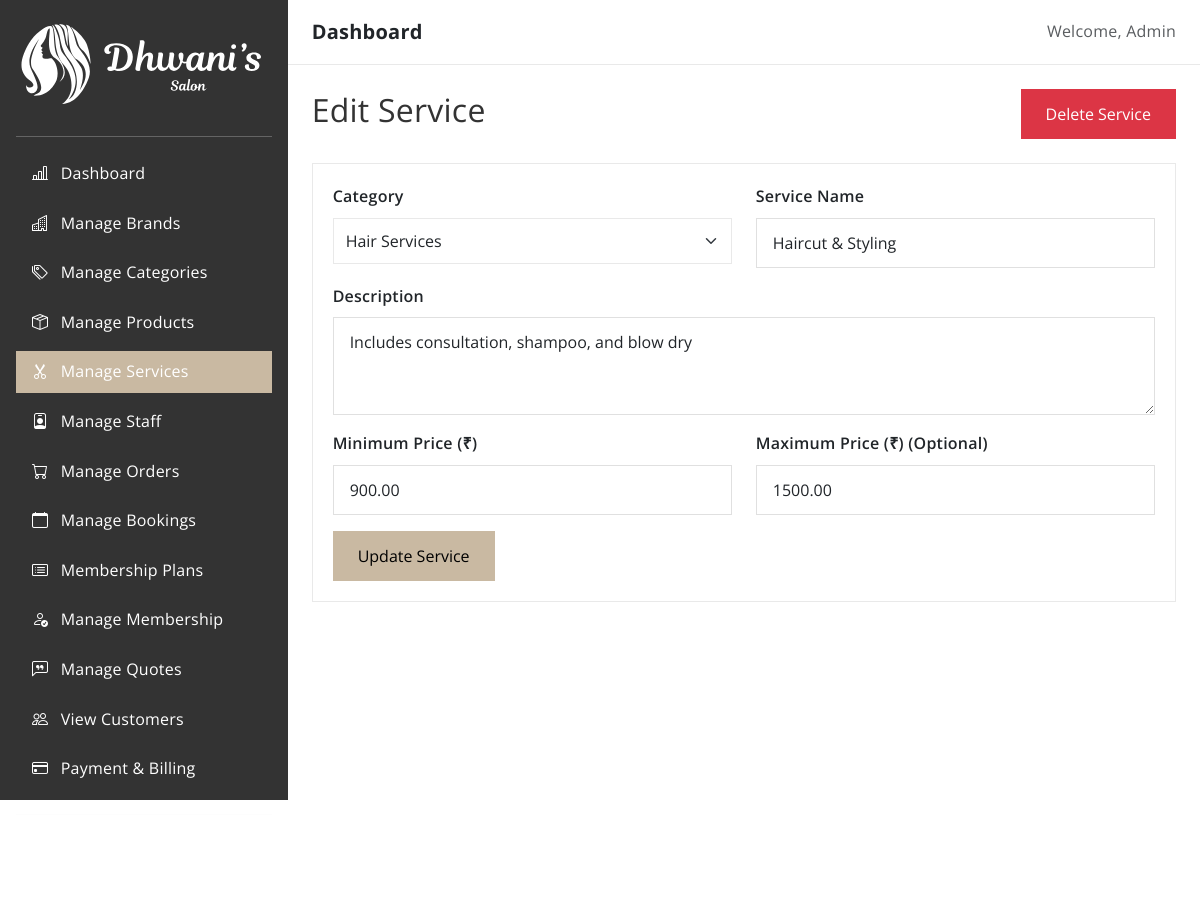
The app's page /admin/services/view?id=1 (signed in) with its own data.
### tables this page shows
CREATE TABLE `services` (
  `id` int(11) NOT NULL,
  `category` enum('Hair Services','Beauty Services') NOT NULL,
  `name` varchar(255) NOT NULL,
  `description` text DEFAULT NULL,
  `min_price` decimal(10,2) NOT NULL,
  `max_price` decimal(10,2) DEFAULT NULL,
  `created_at` timestamp NOT NULL DEFAULT current_timestamp()
);

### database/database.php (called while the page is built)
<?php
require(__DIR__ . '/Connection.php');
$servername = 'localhost';
$port = 3306;
$db_name = 'salon';
$username = 'root';
$password = '';
$connection = new Connection($servername, $port, $db_name, $username, $password);

### database/Connection.php (called while the page is built, shortened)
<?php
class Connection
{
    private $pdo;
    public function __construct($server_name, $port, $db_name, $username, $password)
    {
        try {
            $this->pdo = new PDO("mysql:host={$server_name};port={$port};dbname={$db_name}", $username, $password);
            $this->pdo->setAttribute(PDO::ATTR_ERRMODE, PDO::ERRMODE_EXCEPTION);
            $this->pdo->setAttribute(PDO::ATTR_DEFAULT_FETCH_MODE, PDO::FETCH_ASSOC);
        } catch (PDOException $e) {
            echo $e->getMessage();
            die();
        }
    }
    public function findById($table_name, $id)
    {
        $statement = $this->pdo->prepare("SELECT * FROM {$table_name} WHERE id = :id");
        $statement->execute(["id" => $id]);
        $result = $statement->fetch();
        return $result;
    }
}

### init.php (called while the page is built, shortened)
<?php
function parse_input($input)
{
    $parsed = trim($input);
    $parsed = stripslashes($parsed);
    $parsed = htmlspecialchars($parsed, ENT_QUOTES, "UTF-8");
    return $parsed;
}

### public/admin/services/view/index.php (the view, shortened to what this page needs)
<?php
include_once '../../../../init.php';
include DB_ROOT . 'database.php';
$service = null;
if (isset($_GET['id'])) {
    $serviceId = parse_input($_GET['id']);
    $service = $connection->findById("services", $serviceId);
}
?>
<?php include_once '../../../../includes/header.php'; ?>
<div class="d-flex">
    <?php
    include_once '../../../../includes/admin-sidebar.php';
    ?>
    <div class="container-fluid px-4 py-4">
        <div class="row mb-4">
            <div class="col-12 d-flex justify-content-between align-items-center">
                <h2><?= $service ? "Edit Service" : "Service Not Found"; ?></h2>
                <?php if ($service) : ?>
                    <form method="POST" onsubmit="return confirm('Are you sure you want to delete this service?');">
                        <button type="submit" name="delete" class="btn btn-danger"><i class="fas fa-trash-alt"></i> Delete Service</button>
                    </form>
                <?php endif; ?>
            </div>
        </div>
        <?php if ($service) : ?>
            <div class="card border">
                <div class="card-body">
                    <form action="" method="POST">
                        <div class="row">
                            <div class="mb-3 col-md-6">
                                <label class="form-label fw-semibold">Category</label>
                                <select name="category" class="form-select" required>
                                    <option value="Hair Services" <?= $service['category'] == "Hair Services" ? "selected" : ""; ?>>Hair Services</option>
                                </select>
                            </div>
                            <div class="mb-3 col-md-6">
                                <label class="form-label fw-semibold">Service Name</label>
                                <input type="text" name="name" class="form-control" value="<?= $service['name']; ?>" required>
                            </div>
                            <div class="mb-3 col-md-12">
                                <label class="form-label fw-semibold">Description</label>
                                <textarea name="description" class="form-control" required rows="3"><?= $service['description']; ?></textarea>
                            </div>
                            <div class="mb-3 col-md-6">
                                <label class="form-label fw-semibold">Minimum Price (₹)</label>
                                <input type="number" name="min_price" class="form-control" value="<?= $service['min_price']; ?>" required>
                            </div>
                            <div class="mb-3 col-md-6">
                                <label class="form-label fw-semibold">Maximum Price (₹) (Optional)</label>
                                <input type="number" name="max_price" class="form-control" value="<?= $service['max_price']; ?>">
                            </div>
                            <div class="col-12">
                                <button type="submit" name="update" class="btn btn-primary"><i class="fas fa-save"></i> Update Service</button>
                            </div>
                        </div>
                    </form>
                </div>
            </div>
        <?php else : ?>
            <p class="text-danger text-center">Service not found.</p>
        <?php endif; ?>
    </div>
</div>
<?php include_once '../../../../includes/admin_footer.php'; ?>

### public/assets/css/style.css (style rules this page uses)
body { display: flex; flex-direction: column; min-height: 100vh; }

### includes/admin-sidebar.php (style rules this page uses)
body { height: 100vh; overflow: hidden; }

### records on screen
services: category "Hair Services", name "Haircut & Styling", description "Includes consultation, shampoo, and blow dry", min_price "900.00", max_price "1500.00"
